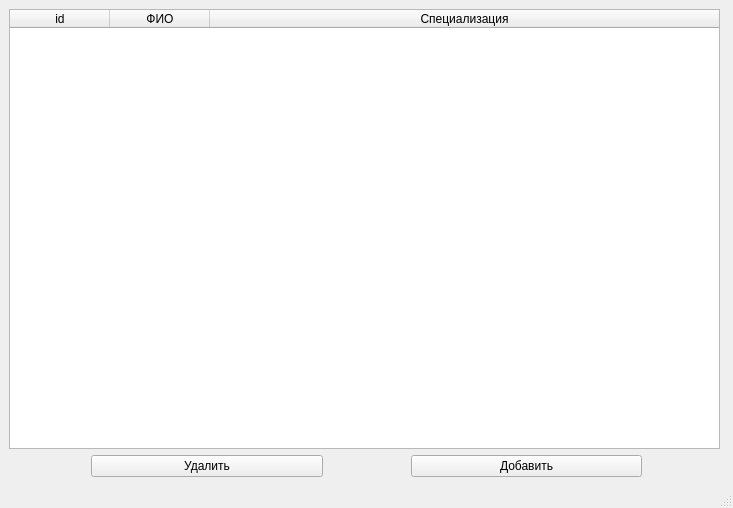
<?xml version="1.0" encoding="UTF-8"?>
<ui version="4.0">
 <class>MainWindow</class>
 <widget class="QMainWindow" name="MainWindow">
  <property name="geometry">
   <rect>
    <x>0</x>
    <y>0</y>
    <width>733</width>
    <height>508</height>
   </rect>
  </property>
  <property name="windowTitle">
   <string>MainWindow</string>
  </property>
  <widget class="QWidget" name="centralwidget">
   <layout class="QVBoxLayout" name="verticalLayout">
    <item>
     <widget class="QTableWidget" name="tableWidget">
      <property name="minimumSize">
       <size>
        <width>711</width>
        <height>398</height>
       </size>
      </property>
      <property name="maximumSize">
       <size>
        <width>711</width>
        <height>16777215</height>
       </size>
      </property>
      <property name="editTriggers">
       <set>QAbstractItemView::NoEditTriggers</set>
      </property>
      <property name="dragEnabled">
       <bool>false</bool>
      </property>
      <property name="selectionMode">
       <enum>QAbstractItemView::ExtendedSelection</enum>
      </property>
      <property name="selectionBehavior">
       <enum>QAbstractItemView::SelectRows</enum>
      </property>
      <property name="sortingEnabled">
       <bool>false</bool>
      </property>
      <attribute name="horizontalHeaderCascadingSectionResizes">
       <bool>false</bool>
      </attribute>
      <attribute name="horizontalHeaderShowSortIndicator" stdset="0">
       <bool>false</bool>
      </attribute>
      <attribute name="horizontalHeaderStretchLastSection">
       <bool>true</bool>
      </attribute>
      <attribute name="verticalHeaderVisible">
       <bool>false</bool>
      </attribute>
      <attribute name="verticalHeaderCascadingSectionResizes">
       <bool>false</bool>
      </attribute>
      <attribute name="verticalHeaderMinimumSectionSize">
       <number>30</number>
      </attribute>
      <attribute name="verticalHeaderHighlightSections">
       <bool>true</bool>
      </attribute>
      <column>
       <property name="text">
        <string>id</string>
       </property>
      </column>
      <column>
       <property name="text">
        <string>ФИО</string>
       </property>
      </column>
      <column>
       <property name="text">
        <string>Специализация</string>
       </property>
      </column>
     </widget>
    </item>
    <item>
     <layout class="QHBoxLayout" name="horizontalLayout">
      <item>
       <widget class="QPushButton" name="push_button_service_delete">
        <property name="minimumSize">
         <size>
          <width>232</width>
          <height>0</height>
         </size>
        </property>
        <property name="maximumSize">
         <size>
          <width>232</width>
          <height>16777215</height>
         </size>
        </property>
        <property name="text">
         <string>Удалить</string>
        </property>
       </widget>
      </item>
      <item>
       <widget class="QPushButton" name="push_button_doctor_create">
        <property name="minimumSize">
         <size>
          <width>231</width>
          <height>0</height>
         </size>
        </property>
        <property name="maximumSize">
         <size>
          <width>231</width>
          <height>16777215</height>
         </size>
        </property>
        <property name="text">
         <string>Добавить</string>
        </property>
       </widget>
      </item>
     </layout>
    </item>
   </layout>
  </widget>
  <widget class="QMenuBar" name="menubar">
   <property name="geometry">
    <rect>
     <x>0</x>
     <y>0</y>
     <width>733</width>
     <height>26</height>
    </rect>
   </property>
  </widget>
  <widget class="QStatusBar" name="statusbar"/>
 </widget>
 <resources/>
 <connections/>
</ui>
